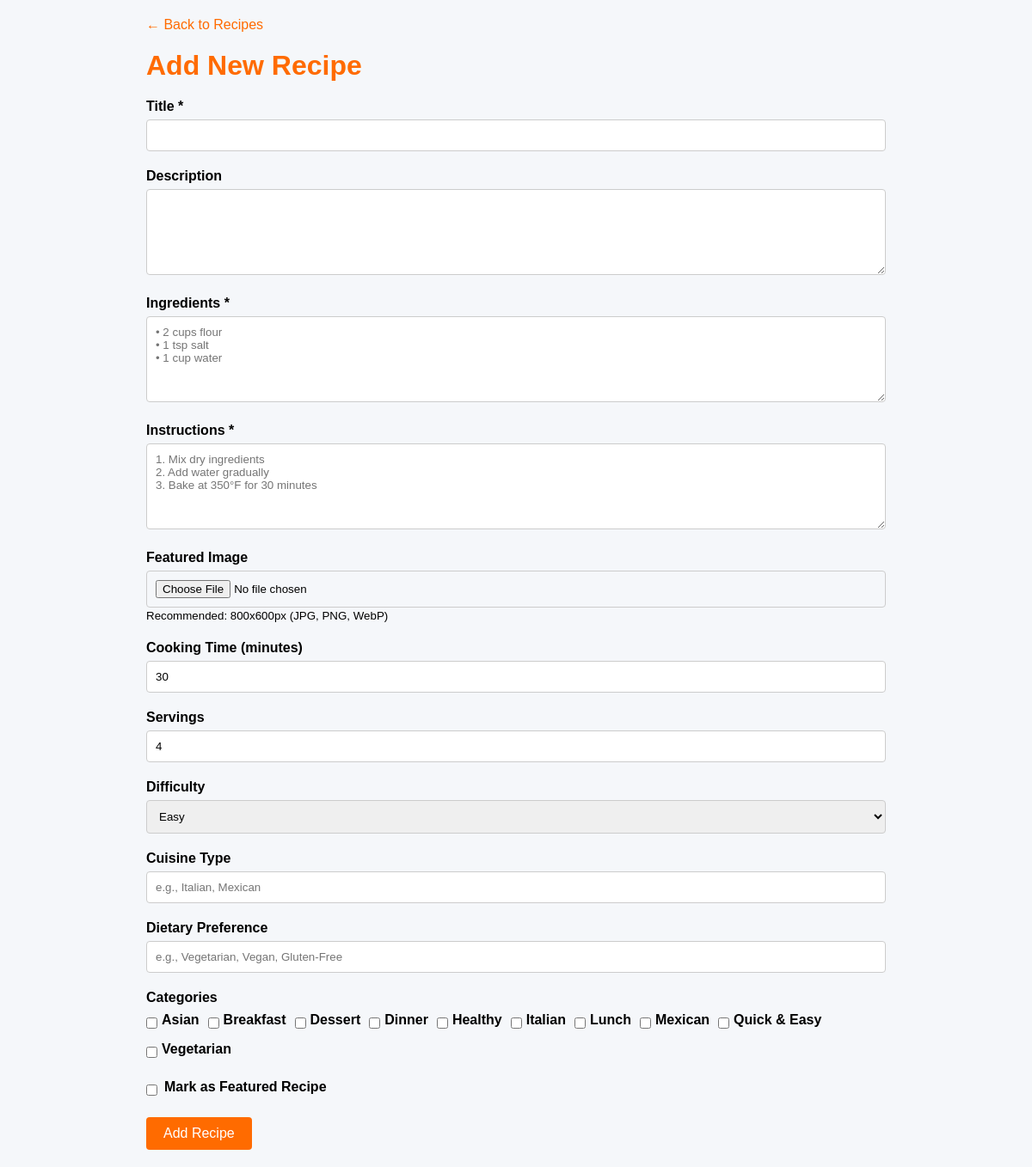
Page /admin/add-recipe.php (signed in) on the committed database.
### tables this page shows
CREATE TABLE `categories` (
  `id` int(11) NOT NULL,
  `name` varchar(50) NOT NULL,
  `description` text DEFAULT NULL,
  `created_at` timestamp NOT NULL DEFAULT current_timestamp()
);

### admin/add-recipe.php (the view, shortened to what this page needs)
<?php
include 'auth.php';
$categories = $db->query("SELECT id, name FROM categories ORDER BY name")->fetchAll();
?>
<!DOCTYPE html>
<html lang="en">
<head>
    <link rel="stylesheet" href="https://cdnjs.cloudflare.com/ajax/libs/font-awesome/6.5.0/css/all.min.css">
</head>
<body>
    <div class="container">
        <a href="manage-recipes.php" class="back-link">&larr; Back to Recipes</a>
        <div class="header">
            <h1>Add New Recipe</h1>
        </div>
        <form method="POST" enctype="multipart/form-data">
            <div class="form-group">
                <label>Title *</label>
                <input type="text" name="title" class="form-control" required>
            </div>
            <div class="form-group">
                <label>Description</label>
                <textarea name="description" class="form-control"></textarea>
            </div>
            <div class="form-group">
                <label>Ingredients *</label>
                <textarea name="ingredients" class="form-control" placeholder="• 2 cups flour&#10;• 1 tsp salt&#10;• 1 cup water" required></textarea>
            </div>
            <div class="form-group">
                <label>Instructions *</label>
                <textarea name="instructions" class="form-control" placeholder="1. Mix dry ingredients&#10;2. Add water gradually&#10;3. Bake at 350°F for 30 minutes" required></textarea>
            </div>
            <div class="form-group">
                <label>Featured Image</label>
                <input type="file" name="featured_image" accept="image/*" class="form-control">
                <small>Recommended: 800x600px (JPG, PNG, WebP)</small>
            </div>
            <div class="form-group">
                <label>Cooking Time (minutes)</label>
                <input type="number" name="cooking_time" class="form-control" min="1" value="30">
            </div>
            <div class="form-group">
                <label>Servings</label>
                <input type="number" name="servings" class="form-control" min="1" value="4">
            </div>
            <div class="form-group">
                <label>Difficulty</label>
                <select name="difficulty" class="form-control">
                    <option value="Easy">Easy</option>
                </select>
            </div>
            <div class="form-group">
                <label>Cuisine Type</label>
                <input type="text" name="cuisine_type" class="form-control" placeholder="e.g., Italian, Mexican">
            </div>
            <div class="form-group">
                <label>Dietary Preference</label>
                <input type="text" name="dietary_preference" class="form-control" placeholder="e.g., Vegetarian, Vegan, Gluten-Free">
            </div>
            <div class="form-group">
                <label>Categories</label>
                <div class="category-list">
                    <?php foreach ($categories as $cat): ?>
                        <div class="category-item">
                            <input type="checkbox" name="categories[]" value="<?= $cat['id'] ?>" id="cat-<?= $cat['id'] ?>">
                            <label for="cat-<?= $cat['id'] ?>"><?= htmlspecialchars($cat['name']) ?></label>
                        </div>
                    <?php endforeach; ?>
                </div>
            </div>
            <div class="form-group">
                <div class="checkbox-group">
                    <input type="checkbox" name="is_featured" id="is_featured">
                    <label for="is_featured">Mark as Featured Recipe</label>
                </div>
            </div>
            <button type="submit" class="btn">Add Recipe</button>
        </form>
    </div>
</body>
</html>

### admin/add-recipe.php (style rules this page uses)
:root { --primary-orange: #FF6B00; --orange-light: #FF8E42; --orange-dark: #CC5500; --sidebar-bg: #2c3e50; --text-light: #ecf0f1; }
* { margin: 0; padding: 0; box-sizing: border-box; }
body { font-family: Arial, sans-serif; background: #f5f7fa; }
.container { max-width: 900px; margin: 20px auto; padding: 0 20px; }
.header { display: flex; justify-content: space-between; align-items: center; margin-bottom: 20px; }
.header h1 { color: var(--primary-orange); }
.form-group { margin-bottom: 20px; }
.form-group label { display: block; margin-bottom: 6px; font-weight: bold; }
.form-control { width: 100%; padding: 10px; border: 1px solid #ccc; border-radius: 4px; font-family: Arial, sans-serif; }
textarea.form-control { min-height: 100px; }
.checkbox-group { display: flex; align-items: center; gap: 8px; }
.btn { background: var(--primary-orange); color: white; padding: 10px 20px; border: none; border-radius: 4px; cursor: pointer; font-size: 1rem; }
.category-list { display: flex; flex-wrap: wrap; gap: 10px; margin-top: 8px; }
.category-item { display: flex; align-items: center; gap: 5px; }
.back-link { color: var(--primary-orange); text-decoration: none; display: inline-block; margin-bottom: 20px; }

### rows in the picture
categories: name "Asian"
categories: name "Breakfast"
categories: name "Dessert"
categories: name "Dinner"
categories: name "Healthy"
categories: name "Italian"
categories: name "Lunch"
categories: name "Mexican"
categories: name "Quick & Easy"
categories: name "Vegetarian"
